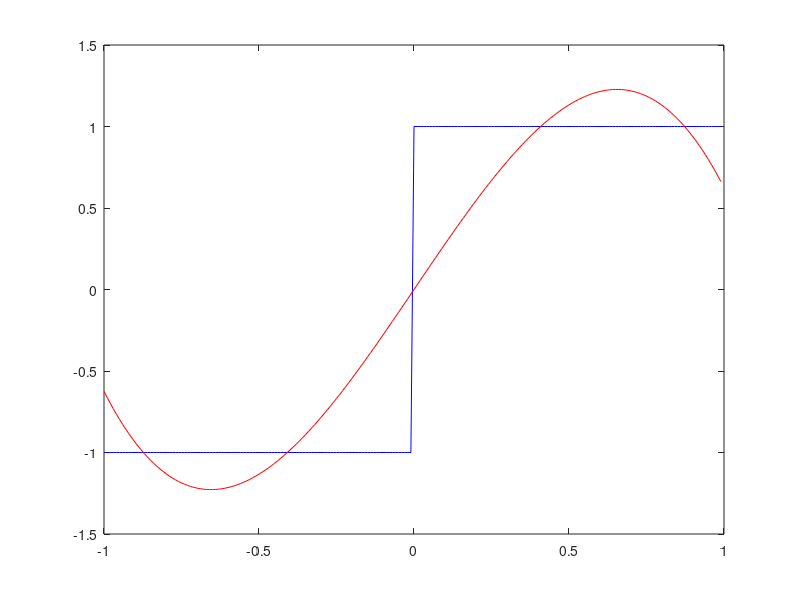

Write the MATLAB code that produced this figure.
1;

function r = y(t)
    for i=1:length(t)
        if(t(i) < 0)
            r(i) = -1;
        else
            r(i) = 1;
        end
    end
endfunction

function r = y_aprox(t)
    for i=1:length(t)
        term1 = 3/2 * t(i);
        term2 = -sqrt(7/32)*sqrt(7/2)*(5/2*t(i)^3 - 3/2*t(i));
        r(i) = 45/16*t(i) - 35/16*t(i)^3;
%       r(i) = term1 + term2;
    end
endfunction

t0 = -1;
dt = 0.01;
tn = 1;
t = t0:dt:tn-dt;
y_orig = y(t);
y_aproximada = y_aprox(t);
plot(t, y_orig, 'b');
hold on
plot(t, y_aproximada, 'r');
hold on;
error_cuadratico = norm(y_orig - y_aproximada,2)^2
